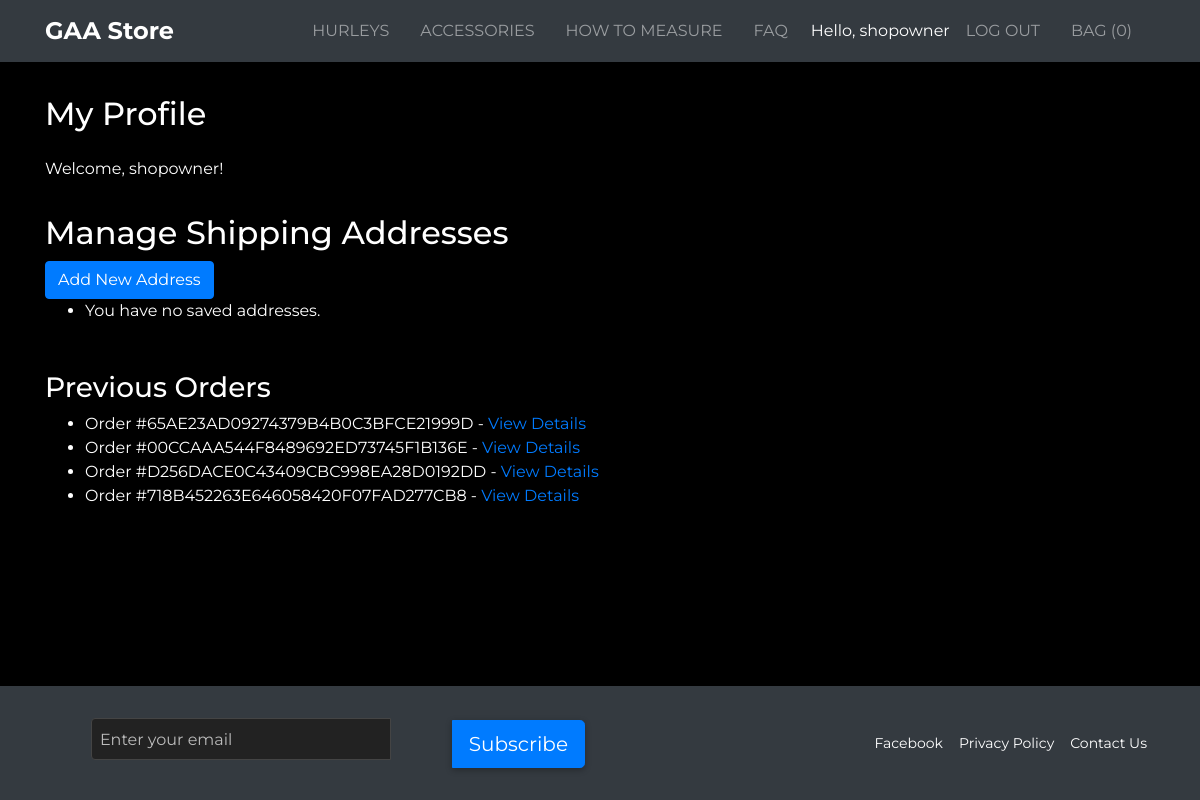
Before: /profile/ (signed in) with the older database file.
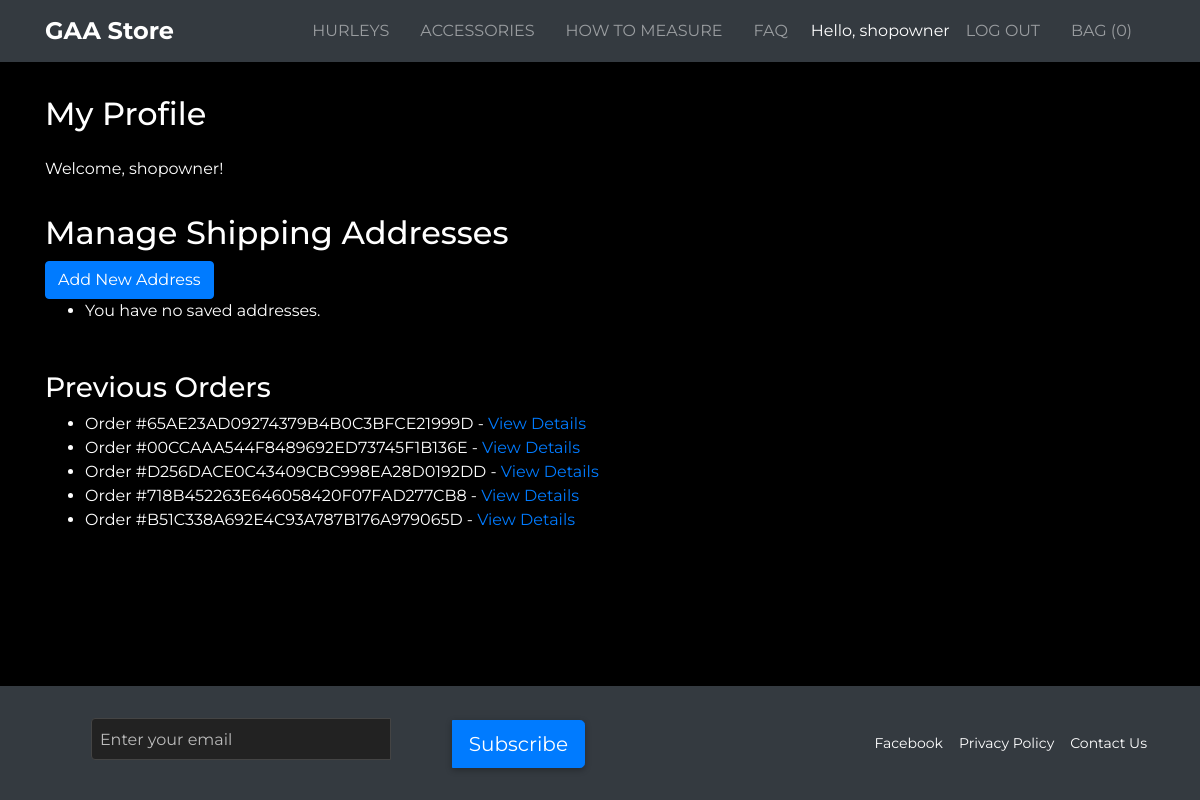
After: the same page with the newer database file.
### checkout/models.py (models this page shows, shortened)
class Order(models.Model):
    order_number = models.CharField(max_length=32, null=False, editable=False)
    user_profile = models.ForeignKey(
        UserProfile, on_delete=models.CASCADE, null=True, blank=True)
    shipping_address = models.ForeignKey(
        ShippingAddress, null=True, blank=True, on_delete=models.SET_NULL)
    email = models.EmailField(null=False, blank=False)
    order_date = models.DateTimeField(auto_now_add=True)
    total_price = models.DecimalField(
        max_digits=10, decimal_places=2, default=0.00)
    stripe_pid = models.CharField(max_length=254, null=False, blank=False)
    status = models.CharField(
        max_length=20, choices=[
            ('cart', 'In Cart'),
            ('Pending', 'Pending'),
            ('Processing', 'Processing'),
            ('Shipped', 'Shipped'),
            ('Delivered', 'Delivered'),],
        default='Pending')
    payment_status = models.CharField(
        max_length=20, choices=[
            ('Pending', 'Pending'),
            ('Paid', 'Paid'),
            ('failed', 'Failed'),
            ('Refunded', 'Refunded')],
        default='Pending')
    delivery_status = models.CharField(max_length=50, null=True, blank=True)
    is_gift = models.BooleanField(
        default=False, help_text="Indicates if the order is a gift.")
    gift_message = models.CharField(
        max_length=255,
        null=True, blank=True, help_text="Optional gift message.")
    delivery_cost = models.DecimalField(
         max_digits=6, decimal_places=2, default=0)
    grand_total = models.DecimalField(
         max_digits=10, decimal_places=2, default=0)

### profiles/views.py (the view)
# urls.py: path("profile/", include("profiles.urls")),
@login_required
def profile(request):
    addresses = ShippingAddress.objects.filter(user_profile=request.user.userprofile)
    orders = Order.objects.filter(user_profile=request.user.userprofile)  # Assuming an Order model exists
    signup_form = SignupForm()
    template = 'profiles/profile.html'
    context = {
        'addresses': addresses,
        'orders': orders,
        'signup_form': signup_form,
    }
    return render(request, template, context)

### bag/context_processors.py (called while the page is built, shortened)
def bag_contents(request):
    bag_items = []
    total = 0
    product_count = 0
    bag = request.session.get('bag', {})
    if total < settings.FREE_DELIVERY_THRESHOLD:
        delivery = total * Decimal(settings.STANDARD_DELIVERY_PERCENTAGE / 100)
        free_delivery_delta = settings.FREE_DELIVERY_THRESHOLD - total
    else:
        delivery = 0
        free_delivery_delta = 0
    grand_total = total + delivery
    return {
        'bag_items': bag_items,
        'total': total,
        'product_count': product_count,
        'delivery': delivery,
        'free_delivery_delta': free_delivery_delta,
        'free_delivery_threshold': settings.FREE_DELIVERY_THRESHOLD,
        'grand_total': grand_total,
    }

def bag_count(request):
    bag = request.session.get('bag', {})
    count = sum(item.get('quantity', 0) for item in bag.values())
    return {'bag_count': count}

### profiles/templates/profiles/profile.html (shortened to what this page needs)
{% extends "base.html" %}
{% load static %}
{% block extra_css %}
    <link rel="stylesheet" href="{% static 'profiles/css/profile.css' %}">
{% endblock %}
{% block content %}
    <div class="container">
        <div class="row">
            <div class="col">
                <hr>
                <h2 class="logo-font mb-4">My Profile</h2>
                <p>Welcome, {{ user.username }}!</p>
                <hr>
                <h2>Manage Shipping Addresses</h2>
                <a href="{% url 'add_address' %}" class="btn btn-primary">Add New Address</a>
                <ul>
                    {% for address in addresses %}
                        <li>
                            <strong>{{ address.full_name }}</strong><br>
                            {{ address.street_address1 }}<br>
                            {{ address.street_address2 }}<br>
                            {{ address.town_or_city }}, {{ address.county }}<br>
                            {{ address.country }} - {{ address.eircode }}<br>
                            {% if address.is_default %}<em>(Default Address)</em>{% endif %}
                            <br>
                            <a href="{% url 'edit_address' address.id %}">Edit</a> |
                            <a href="{% url 'delete_address' address.id %}">Delete</a>
                        </li>
                    {% empty %}
                        <li>You have no saved addresses.</li>
                    {% endfor %}
                </ul>
                <h3 class="mt-5">Previous Orders</h3>
                <ul>
                    {% for order in orders %}
                        <li>
                            Order #{{ order.order_number }} - {{ order.date }}
                            <a href="{% url 'order_detail' order.id %}">View Details</a>
                        </li>
                    {% empty %}
                        <li>You have no previous orders.</li>
                    {% endfor %}
                </ul>
            </div>
        </div>
{% endblock %}

Changed rows visible on the page:
added Order: order_number "B51C338A692E4C93A787B176A979065D"
